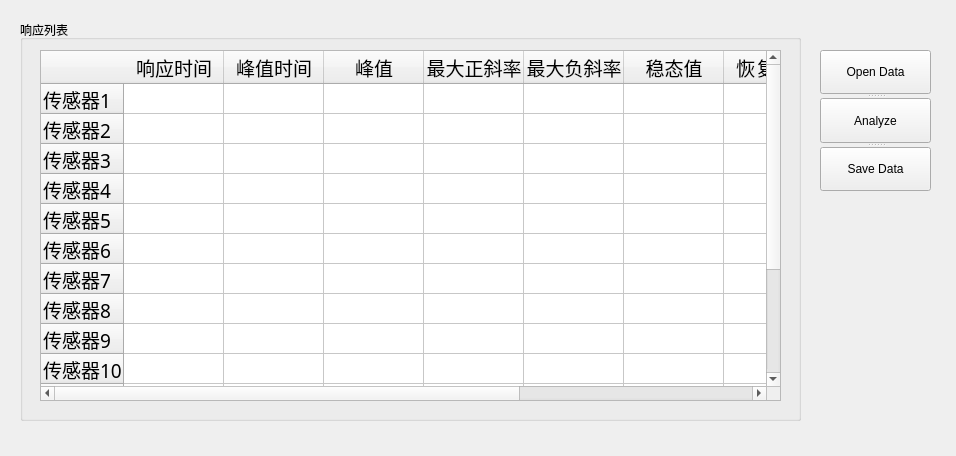
<?xml version="1.0" encoding="UTF-8"?>
<ui version="4.0">
 <class>Widget</class>
 <widget class="QWidget" name="Widget">
  <property name="geometry">
   <rect>
    <x>0</x>
    <y>0</y>
    <width>956</width>
    <height>456</height>
   </rect>
  </property>
  <property name="windowTitle">
   <string>数值检测</string>
  </property>
  <widget class="QGroupBox" name="groupBox">
   <property name="geometry">
    <rect>
     <x>20</x>
     <y>20</y>
     <width>781</width>
     <height>401</height>
    </rect>
   </property>
   <property name="title">
    <string>响应列表</string>
   </property>
   <widget class="QTableWidget" name="tableWidget">
    <property name="geometry">
     <rect>
      <x>20</x>
      <y>30</y>
      <width>741</width>
      <height>351</height>
     </rect>
    </property>
    <property name="gridStyle">
     <enum>Qt::SolidLine</enum>
    </property>
    <property name="sortingEnabled">
     <bool>false</bool>
    </property>
    <row>
     <property name="text">
      <string>传感器1</string>
     </property>
     <property name="font">
      <font>
       <family>黑体</family>
       <pointsize>14</pointsize>
      </font>
     </property>
    </row>
    <row>
     <property name="text">
      <string>传感器2</string>
     </property>
     <property name="font">
      <font>
       <family>黑体</family>
       <pointsize>14</pointsize>
      </font>
     </property>
    </row>
    <row>
     <property name="text">
      <string>传感器3</string>
     </property>
     <property name="font">
      <font>
       <family>黑体</family>
       <pointsize>14</pointsize>
      </font>
     </property>
    </row>
    <row>
     <property name="text">
      <string>传感器4</string>
     </property>
     <property name="font">
      <font>
       <family>黑体</family>
       <pointsize>14</pointsize>
      </font>
     </property>
    </row>
    <row>
     <property name="text">
      <string>传感器5</string>
     </property>
     <property name="font">
      <font>
       <family>黑体</family>
       <pointsize>14</pointsize>
      </font>
     </property>
    </row>
    <row>
     <property name="text">
      <string>传感器6</string>
     </property>
     <property name="font">
      <font>
       <family>黑体</family>
       <pointsize>14</pointsize>
      </font>
     </property>
    </row>
    <row>
     <property name="text">
      <string>传感器7</string>
     </property>
     <property name="font">
      <font>
       <family>黑体</family>
       <pointsize>14</pointsize>
      </font>
     </property>
    </row>
    <row>
     <property name="text">
      <string>传感器8</string>
     </property>
     <property name="font">
      <font>
       <family>黑体</family>
       <pointsize>14</pointsize>
      </font>
     </property>
    </row>
    <row>
     <property name="text">
      <string>传感器9</string>
     </property>
     <property name="font">
      <font>
       <family>黑体</family>
       <pointsize>14</pointsize>
      </font>
     </property>
    </row>
    <row>
     <property name="text">
      <string>传感器10</string>
     </property>
     <property name="font">
      <font>
       <family>黑体</family>
       <pointsize>14</pointsize>
      </font>
     </property>
    </row>
    <row>
     <property name="text">
      <string>传感器11</string>
     </property>
     <property name="font">
      <font>
       <family>黑体</family>
       <pointsize>14</pointsize>
      </font>
     </property>
    </row>
    <row>
     <property name="text">
      <string>传感器12</string>
     </property>
     <property name="font">
      <font>
       <family>黑体</family>
       <pointsize>14</pointsize>
      </font>
     </property>
    </row>
    <row>
     <property name="text">
      <string>传感器13</string>
     </property>
     <property name="font">
      <font>
       <family>黑体</family>
       <pointsize>14</pointsize>
      </font>
     </property>
    </row>
    <row>
     <property name="text">
      <string>传感器14</string>
     </property>
     <property name="font">
      <font>
       <family>黑体</family>
       <pointsize>14</pointsize>
      </font>
     </property>
    </row>
    <row>
     <property name="text">
      <string>传感器15</string>
     </property>
     <property name="font">
      <font>
       <family>黑体</family>
       <pointsize>14</pointsize>
      </font>
     </property>
    </row>
    <column>
     <property name="text">
      <string>响应时间</string>
     </property>
     <property name="font">
      <font>
       <family>黑体</family>
       <pointsize>14</pointsize>
      </font>
     </property>
    </column>
    <column>
     <property name="text">
      <string>峰值时间</string>
     </property>
     <property name="font">
      <font>
       <family>黑体</family>
       <pointsize>14</pointsize>
      </font>
     </property>
    </column>
    <column>
     <property name="text">
      <string>峰值</string>
     </property>
     <property name="font">
      <font>
       <family>黑体</family>
       <pointsize>14</pointsize>
      </font>
     </property>
    </column>
    <column>
     <property name="text">
      <string>最大正斜率</string>
     </property>
     <property name="font">
      <font>
       <family>黑体</family>
       <pointsize>14</pointsize>
      </font>
     </property>
    </column>
    <column>
     <property name="text">
      <string>最大负斜率</string>
     </property>
     <property name="font">
      <font>
       <family>黑体</family>
       <pointsize>14</pointsize>
      </font>
     </property>
    </column>
    <column>
     <property name="text">
      <string>稳态值</string>
     </property>
     <property name="font">
      <font>
       <family>黑体</family>
       <pointsize>14</pointsize>
      </font>
     </property>
    </column>
    <column>
     <property name="text">
      <string>恢复时间</string>
     </property>
     <property name="font">
      <font>
       <family>黑体</family>
       <pointsize>14</pointsize>
      </font>
     </property>
    </column>
    <column>
     <property name="text">
      <string>响应峰面积</string>
     </property>
     <property name="font">
      <font>
       <family>黑体</family>
       <pointsize>14</pointsize>
      </font>
     </property>
    </column>
    <column>
     <property name="text">
      <string>恢复峰面积</string>
     </property>
     <property name="font">
      <font>
       <family>黑体</family>
       <pointsize>14</pointsize>
      </font>
     </property>
    </column>
   </widget>
  </widget>
  <widget class="QSplitter" name="splitter">
   <property name="geometry">
    <rect>
     <x>820</x>
     <y>50</y>
     <width>111</width>
     <height>141</height>
    </rect>
   </property>
   <property name="orientation">
    <enum>Qt::Vertical</enum>
   </property>
   <widget class="QPushButton" name="pushButton">
    <property name="text">
     <string>Open Data</string>
    </property>
   </widget>
   <widget class="QPushButton" name="pushButton_2">
    <property name="text">
     <string>Analyze</string>
    </property>
   </widget>
   <widget class="QPushButton" name="pushButton_3">
    <property name="text">
     <string>Save Data</string>
    </property>
   </widget>
  </widget>
 </widget>
 <resources/>
 <connections/>
</ui>
